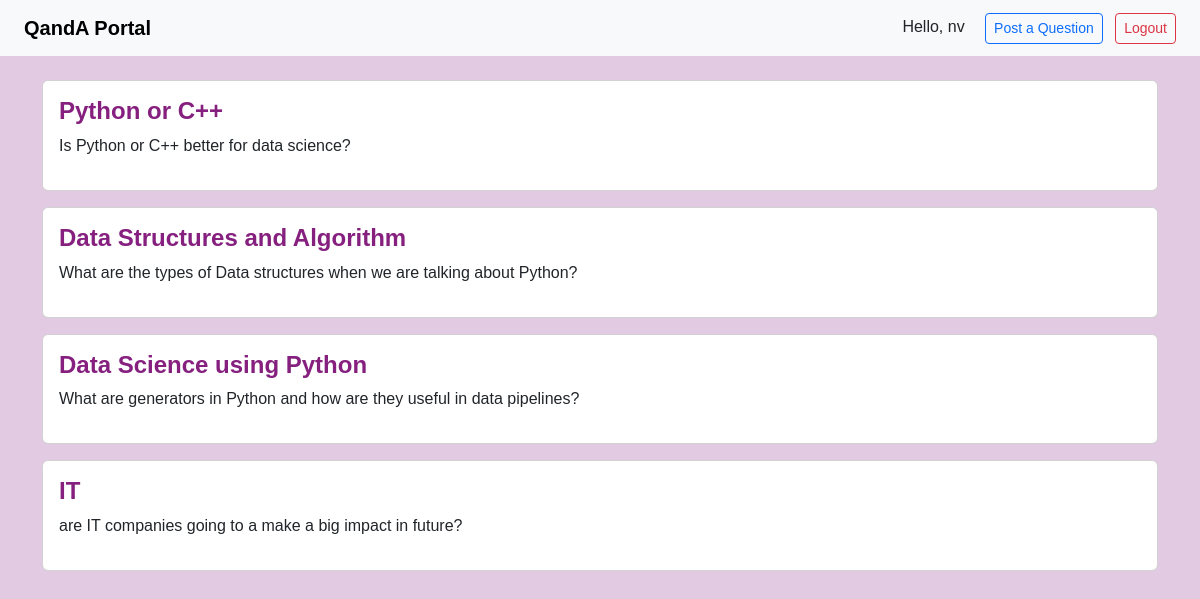
The page / (signed in) on the database its author committed.
### mainapp/models.py (models this page shows, shortened)
class Question(models.Model):
    user = models.ForeignKey(User, on_delete=models.CASCADE)
    title = models.CharField(max_length=255)
    description = models.TextField()
    created_at = models.DateTimeField(auto_now_add=True)

### mainapp/views.py (the view)
# urls.py: 2. Add a URL to urlpatterns:  path('', views.home, name='home')
def home(request):
    questions = Question.objects.all().order_by('-created_at')
    return render(request, 'home.html', {'questions': questions})

### mainapp/templates/home.html (shortened to what this page needs)
{% load static %}
<!DOCTYPE html>
<html lang="en">
<head>
    <link href="https://cdn.jsdelivr.net/npm/bootstrap@5.3.0/dist/css/bootstrap.min.css" rel="stylesheet">
    <link rel="stylesheet" href="{% static 'css/style.css' %}">
    <link rel="stylesheet" href="https://cdnjs.cloudflare.com/ajax/libs/font-awesome/6.5.0/css/all.min.css">
</head>
<body>
    <nav class="navbar navbar-expand-lg navbar-light bg-light px-4">
        <a class="navbar-brand" href="{% url 'home' %}">QandA Portal</a>
        <div class="ms-auto">
            {% if user.is_authenticated %}
                <span class="me-3">Hello, {{ user.username }}</span>
                <a href="{% url 'post_question' %}" class="btn btn-outline-primary btn-sm me-2">Post a Question</a>
                <a href="{% url 'logout'  %}" class="btn btn-outline-danger btn-sm">Logout</a>
            {% else %}
                <a href="{% url 'login' %}" class="btn btn-outline-danger btn-sm me-2">Login</a>
                <a href="{% url 'signup' %}" class="btn btn-outline-success btn-sm">Signup</a>
            {% endif %}
        </div>
    </nav>
    <div class="container mt-4">
        {% block content %}
            {% if user.is_authenticated %}
                {% for question in questions %}
                    <div class="card mb-3">
                        <div class="card-body">
                            <h4><a href="{% url 'question_detail' question.id %}">{{ question.title }}</a></h4>
                            <p>{{ question.description|truncatewords:20 }}</p>
                        </div>
                    </div>
                {% empty %}
                    <p>No questions posted yet.</p>
                {% endfor %}
            {% else %}
                <p>Please <a href="{% url 'login' %}">login</a> to see questions.</p>
            {% endif %}
        {% endblock %}
    </div>
</body>
</html>

### mainapp/static/css/style.css (style rules this page uses)
body, head { background-color: #e2cbe2; font-family: 'Trebuchet MS', 'Lucida Sans Unicode', 'Lucida Grande', 'Lucida Sans', Arial, sans-serif; }
nav { background-color: rgb(213, 181, 213); }
a { text-decoration: none; color: #831a7bf8; font-weight: bold; }

### rows shown on the page
Question: title "Python or C++", description "Is Python or C++ better for data science?"
Question: title "Data Structures and Algorithm", description "What are the types of Data structures when we are talking about Python?"
Question: title "Data Science using Python", description "What are generators in Python and how are they useful in data pipelines?"
Question: title "IT", description "are IT companies going to a make a big impact in future?"

### other values the page prints
{{ user.username }} "nv"
